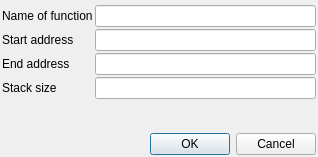
<?xml version="1.0" encoding="UTF-8"?>
<ui version="4.0">
 <class>EditFunctionDialog</class>
 <widget class="QDialog" name="EditFunctionDialog">
  <property name="geometry">
   <rect>
    <x>0</x>
    <y>0</y>
    <width>318</width>
    <height>157</height>
   </rect>
  </property>
  <property name="windowTitle">
   <string>Edit Function</string>
  </property>
  <property name="toolTipDuration">
   <number>0</number>
  </property>
  <layout class="QVBoxLayout" name="verticalLayout">
   <property name="spacing">
    <number>2</number>
   </property>
   <property name="leftMargin">
    <number>2</number>
   </property>
   <property name="topMargin">
    <number>5</number>
   </property>
   <property name="rightMargin">
    <number>2</number>
   </property>
   <property name="bottomMargin">
    <number>2</number>
   </property>
   <item>
    <layout class="QFormLayout" name="formLayout">
     <property name="topMargin">
      <number>0</number>
     </property>
     <item row="2" column="0">
      <widget class="QLabel" name="nameLabel">
       <property name="text">
        <string>Name of function</string>
       </property>
      </widget>
     </item>
     <item row="2" column="1">
      <widget class="QLineEdit" name="nameLineEdit"/>
     </item>
     <item row="3" column="0">
      <widget class="QLabel" name="startLabel">
       <property name="text">
        <string>Start address</string>
       </property>
      </widget>
     </item>
     <item row="3" column="1">
      <widget class="QLineEdit" name="startLineEdit"/>
     </item>
     <item row="4" column="0">
      <widget class="QLabel" name="endLabel">
       <property name="text">
        <string>End address</string>
       </property>
      </widget>
     </item>
     <item row="4" column="1">
      <widget class="QLineEdit" name="endLineEdit"/>
     </item>
     <item row="5" column="0">
      <widget class="QLabel" name="stackSizeLabel">
       <property name="text">
        <string>Stack size</string>
       </property>
      </widget>
     </item>
     <item row="5" column="1">
      <widget class="QLineEdit" name="stackSizeLineEdit"/>
     </item>
    </layout>
   </item>
   <item>
    <widget class="QDialogButtonBox" name="buttonBox">
     <property name="orientation">
      <enum>Qt::Horizontal</enum>
     </property>
     <property name="standardButtons">
      <set>QDialogButtonBox::Cancel|QDialogButtonBox::Ok</set>
     </property>
    </widget>
   </item>
  </layout>
 </widget>
 <resources/>
 <connections/>
</ui>
